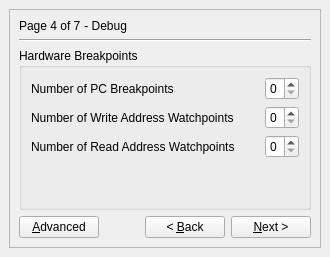
     <widget class="QWidget" name="page_4" >
      <layout class="QVBoxLayout" >
       <property name="margin" >
        <number>9</number>
       </property>
       <property name="spacing" >
        <number>6</number>
       </property>
       <item>
        <widget class="QFrame" name="frame_7" >
         <property name="frameShape" >
          <enum>QFrame::StyledPanel</enum>
         </property>
         <property name="frameShadow" >
          <enum>QFrame::Raised</enum>
         </property>
         <layout class="QVBoxLayout" >
          <property name="margin" >
           <number>9</number>
          </property>
          <property name="spacing" >
           <number>6</number>
          </property>
          <item>

           <layout class="QHBoxLayout" >
            <property name="margin" >
             <number>0</number>
            </property>
            <property name="spacing" >
             <number>0</number>
            </property>
            <item>
             <widget class="QLabel" name="G_PAGE_4_LABEL" >
              <property name="sizePolicy" >
               <sizepolicy>
                <hsizetype>1</hsizetype>
                <vsizetype>5</vsizetype>
                <horstretch>0</horstretch>
                <verstretch>0</verstretch>
               </sizepolicy>
              </property>
              <property name="text" >
               <string>Page 4 of 7</string>
              </property>
             </widget>
            </item>
            <item>
             <widget class="QLabel" name="label_27" >
              <property name="sizePolicy" >
               <sizepolicy>
                <hsizetype>1</hsizetype>
                <vsizetype>5</vsizetype>
                <horstretch>0</horstretch>
                <verstretch>0</verstretch>
               </sizepolicy>
              </property>
              <property name="text" >
               <string> - Debug</string>
              </property>
             </widget>
            </item>
            <item>
             <spacer>
              <property name="orientation" >
               <enum>Qt::Horizontal</enum>
              </property>
              <property name="sizeType" >
               <enum>QSizePolicy::Expanding</enum>
              </property>
              <property name="sizeHint" >
               <size>
                <width>100</width>
                <height>10</height>
               </size>
              </property>
             </spacer>
            </item>
           </layout>

          </item>
          <item>
           <widget class="Line" name="line_5" >
            <property name="orientation" >
             <enum>Qt::Horizontal</enum>
            </property>
           </widget>
          </item>
          <item>
           <widget class="QGroupBox" name="groupBox_7" >
            <property name="sizePolicy" >
             <sizepolicy>
              <hsizetype>5</hsizetype>
              <vsizetype>5</vsizetype>
              <horstretch>0</horstretch>
              <verstretch>1</verstretch>
             </sizepolicy>
            </property>
            <property name="title" >
             <string>Hardware Breakpoints</string>
            </property>
            <layout class="QVBoxLayout" >
             <property name="margin" >
              <number>9</number>
             </property>
             <property name="spacing" >
              <number>6</number>
             </property>
             <item>
              <layout class="QHBoxLayout" >
               <property name="margin" >
                <number>0</number>
               </property>
               <property name="spacing" >
                <number>6</number>
               </property>
               <item>
                <widget class="QLabel" name="G_NUMBER_OF_PC_BRK_LABEL" >
                 <property name="sizePolicy" >
                  <sizepolicy>
                   <hsizetype>7</hsizetype>
                   <vsizetype>5</vsizetype>
                   <horstretch>0</horstretch>
                   <verstretch>0</verstretch>
                  </sizepolicy>
                 </property>
                 <property name="toolTip" >
                  <string>&lt;qt>Specifies the number of program counter (PC) hardware breakpoints for debugging.  This parameter controls the number of hardware breakpoints Xilinx Microprocessor Debugger (XMD) can set.  This option only has meaning if C_DEBUG_ENABLED is turned on.  MicroBlaze will take a noticeable frequency hit the larger this parameter is set.&lt;/qt></string>
                 </property>
                 <property name="text" >
                  <string>Number of PC Breakpoints</string>
                 </property>
                </widget>
               </item>
               <item>
                <widget class="QSpinBox" name="G_NUMBER_OF_PC_BRK" >
                 <property name="maximum" >
                  <number>8</number>
                 </property>
                </widget>
               </item>
              </layout>
             </item>
             <item>
              <layout class="QHBoxLayout" >
               <property name="margin" >
                <number>0</number>
               </property>
               <property name="spacing" >
                <number>6</number>
               </property>
               <item>
                <widget class="QLabel" name="G_NUMBER_OF_WR_ADDR_BRK_LABEL" >
                 <property name="sizePolicy" >
                  <sizepolicy>
                   <hsizetype>7</hsizetype>
                   <vsizetype>5</vsizetype>
                   <horstretch>0</horstretch>
                   <verstretch>0</verstretch>
                  </sizepolicy>
                 </property>
                 <property name="toolTip" >
                  <string>&lt;qt>Specifies the number of write address breakpoints for debugging.  This parameter controls the number of write watchpoints Xilinx Microprocessor Debugger (XMD) can set.  This option only has meaning if C_DEBUG_ENABLED is turned on.  MicroBlaze will take a noticeable frequency hit the larger this parameter is set.  It is recommended that this be set to 0 if one will not be using watch points for debugging.&lt;/qt></string>
                 </property>
                 <property name="text" >
                  <string>Number of Write Address Watchpoints</string>
                 </property>
                </widget>
               </item>
               <item>
                <widget class="QSpinBox" name="G_NUMBER_OF_WR_ADDR_BRK" >
                 <property name="maximum" >
                  <number>4</number>
                 </property>
                </widget>
               </item>
              </layout>
             </item>
             <item>
              <layout class="QHBoxLayout" >
               <property name="margin" >
                <number>0</number>
               </property>
               <property name="spacing" >
                <number>6</number>
               </property>
               <item>
                <widget class="QLabel" name="G_NUMBER_OF_RD_ADDR_BRK_LABEL" >
                 <property name="sizePolicy" >
                  <sizepolicy>
                   <hsizetype>7</hsizetype>
                   <vsizetype>5</vsizetype>
                   <horstretch>0</horstretch>
                   <verstretch>0</verstretch>
                  </sizepolicy>
                 </property>
                 <property name="toolTip" >
                  <string>&lt;qt>Specifies the number of read address breakpoints for debugging.  This parameter controls the number of read watchpoints Xilinx Microprocessor Debugger (XMD) can set.  This option only has meaning if C_DEBUG_ENABLED is turned on.  MicroBlaze will take a noticeable frequency hit the larger this parameter is set.  It is recommended that this be set to 0 if one will not be using watch points for debugging. &lt;/qt></string>
                 </property>
                 <property name="text" >
                  <string>Number of Read Address Watchpoints</string>
                 </property>
                </widget>
               </item>
               <item>
                <widget class="QSpinBox" name="G_NUMBER_OF_RD_ADDR_BRK" >
                 <property name="maximum" >
                  <number>4</number>
                 </property>
                </widget>
               </item>
              </layout>
             </item>
             <item>
              <spacer>
               <property name="orientation" >
                <enum>Qt::Vertical</enum>
               </property>
               <property name="sizeHint" >
                <size>
                 <width>20</width>
                 <height>40</height>
                </size>
               </property>
              </spacer>
             </item>
            </layout>
           </widget>
          </item>
          <item>
           <layout class="QHBoxLayout" >
            <property name="margin" >
             <number>0</number>
            </property>
            <property name="spacing" >
             <number>6</number>
            </property>

            <item>
             <widget class="QPushButton" name="G_ADVANCED_BUTTON_4" >
              <property name="text" >
               <string>&amp;Advanced</string>
              </property>
              <property name="toolTip" >
               <string>&lt;qt>Click here to directly access configuration parameters in a traditional tabbed interface, bypassing the wizard.&lt;/qt></string>
              </property>
             </widget>
            </item>

            <item>
             <spacer>
              <property name="orientation" >
               <enum>Qt::Horizontal</enum>
              </property>
              <property name="sizeHint" >
               <size>
                <width>40</width>
                <height>20</height>
               </size>
              </property>
             </spacer>
            </item>
            <item>

             <widget class="QPushButton" name="G_BACK_4_BUTTON" >
              <property name="text" >
               <string>&lt; &amp;Back</string>
              </property>
              <property name="toolTip" >
               <string>&lt;html>Click here to go back to the previous relevant wizard page. The wizard skips pages that are not required, depending on whether exceptions, debug, caches, or MMU are enabled or not.&lt;/html></string>
              </property>
             </widget>
            </item>
            <item>
             <widget class="QPushButton" name="G_NEXT_4_BUTTON" >
              <property name="text" >
               <string>&amp;Next ></string>
              </property>
              <property name="toolTip" >
               <string>&lt;html>Click here to go to the next relevant wizard page. The wizard skips pages that are not required, depending on whether exceptions, debug, caches, or MMU are enabled or not.&lt;/html></string>
              </property>
             </widget>
            </item>
           </layout>
          </item>
         </layout>
        </widget>
       </item>
      </layout>
     </widget>
